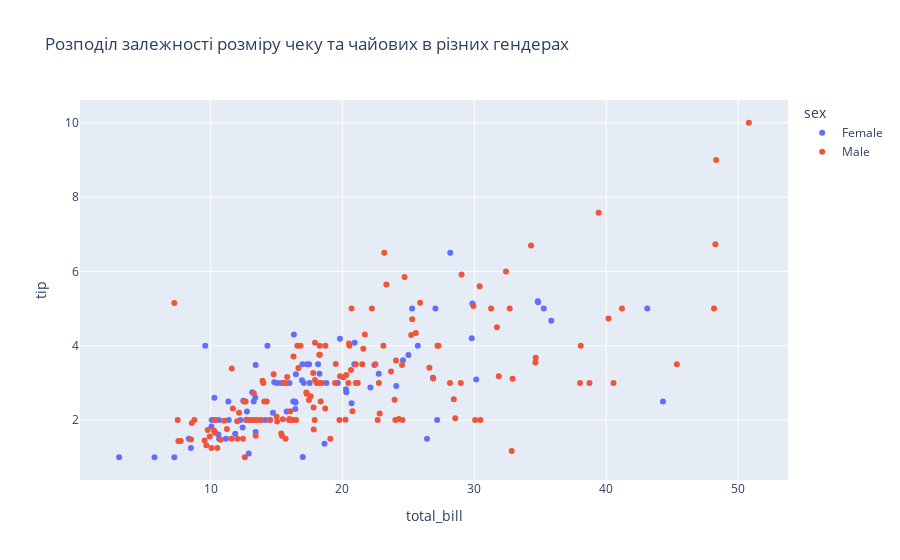

Notebook source saved alongside this figure:
### Code cell
fig = px.scatter(df, x= 'total_bill', y= 'tip', color= 'sex',
                title= 'Розподіл залежності розміру чеку та чайових в різних гендерах')

fig.show()

### Figure 1 — Plotly figure (JSON) as saved in the notebook; plotly's stock layout.template omitted (floating-point values rounded to 4 significant figures; data arrays with more than 128 entries replaced by an {"elided": "..."} marker saying what was removed)
{"data": [{"hovertemplate": "sex=Female<br>total_bill=%{x}<br>tip=%{y}<extra></extra>", "legendgroup": "Female", "marker": {"color": "#636efa", "symbol": "circle"}, "mode": "markers", "name": "Female", "orientation": "v", "showlegend": true, "type": "scatter", "x": [16.99, 24.59, 35.26, 14.83, 10.33, 16.97, 20.29, 15.77, 19.65, 15.06, 20.69, 16.93, 10.29, 34.81, 26.41, 16.45, 3.07, 17.07, 26.86, 25.28, 14.73, 10.07, 34.83, 5.75, 16.32, 22.75, 11.35, 15.38, 44.3, 22.42, 20.92, 14.31, 7.25, 25.71, 17.31, 10.65, 12.43, 24.08, 13.42, 12.48, 29.8, 14.52, 11.38, 20.27, 11.17, 12.26, 18.26, 8.51, 10.33, 14.15, 13.16, 17.47, 27.05, 16.43, 8.35, 18.64, 11.87, 29.85, 25.0, 13.39, 16.21, 17.51, 10.59, 10.63, 9.6, 20.9, 18.15, 19.81, 43.11, 13.0, 12.74, 13.0, 16.4, 16.47, 12.76, 13.27, 28.17, 12.9, 30.14, 13.42, 15.98, 16.27, 10.09, 22.12, 35.83, 27.18, 18.78], "xaxis": "x", "y": [1.01, 3.61, 5.0, 3.02, 1.67, 3.5, 2.75, 2.23, 3.0, 3.0, 2.45, 3.07, 2.6, 5.2, 1.5, 2.47, 1.0, 3.0, 3.14, 5.0, 2.2, 1.83, 5.17, 1.0, 4.3, 3.25, 2.5, 3.0, 2.5, 3.48, 4.08, 4.0, 1.0, 4.0, 3.5, 1.5, 1.8, 2.92, 1.68, 2.52, 4.2, 2.0, 2.0, 2.83, 1.5, 2.0, 3.25, 1.25, 2.0, 2.0, 2.75, 3.5, 5.0, 2.3, 1.5, 1.36, 1.63, 5.14, 3.75, 2.61, 2.0, 3.0, 1.61, 2.0, 4.0, 3.5, 3.5, 4.19, 5.0, 2.0, 2.01, 2.0, 2.5, 3.23, 2.23, 2.5, 6.5, 1.1, 3.09, 3.48, 3.0, 2.5, 2.0, 2.88, 4.67, 2.0, 3.0], "yaxis": "y"}, {"hovertemplate": "sex=Male<br>total_bill=%{x}<br>tip=%{y}<extra></extra>", "legendgroup": "Male", "marker": {"color": "#EF553B", "symbol": "circle"}, "mode": "markers", "name": "Male", "orientation": "v", "showlegend": true, "type": "scatter", "x": {"elided": "157 float values"}, "xaxis": "x", "y": {"elided": "157 float values"}, "yaxis": "y"}], "layout": {"legend": {"title": {"text": "sex"}, "tracegroupgap": 0}, "title": {"text": "Розподіл залежності розміру чеку та чайових в різних гендерах"}, "xaxis": {"anchor": "y", "domain": [0, 1], "title": {"text": "total_bill"}}, "yaxis": {"anchor": "x", "domain": [0, 1], "title": {"text": "tip"}}}}
